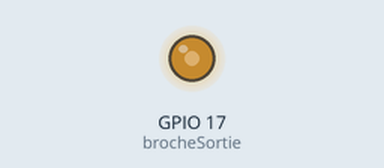
This sketch was run on a simulated ESP32. Parts: output pins drawn as LEDs (lit = HIGH).

Above: at 0.05 s.
At 15.95 s:
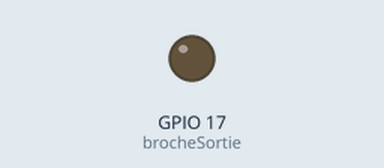
Timing chart, 0 to 20.7 s (numbered marks = the images above):
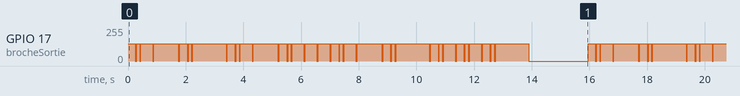

Measured:
- by itself, GPIO 17 (brocheSortie): moves between 0/255 and 128/255, repeating every 16.0 s

The sketch:

PWM_Melody.ino
```cpp
/*
   L'ESP32 joue une mélodie sur sa broche 17
   on utilise un signal PWM dont on varie la fréquence.
*/

const int brocheSortie = 17;
// fréquence associée à chaque note
// do, do#, ré, ré#, mi, fa, fa#, sol, sol#, la, la#, si
const float note[12] = {65.41, 69.30, 73.42, 77.78, 82.41, 87.31, 92.50, 98.00, 103.83, 110.00, 116.54, 123.47 };

const int nombreDeNotes = 32;
const int tempo = 150; // plus c'est petit, plus c'est rapide

const int melodie[][3] = { {4, 2, 2}, {5, 2, 1}, {7, 2, 3}, {0, 3, 6},
{2, 2, 2}, {4, 2, 1},{5, 2, 8},
{7, 2, 2},  {9, 2, 1},  {11, 2, 3},  {5, 3, 6},
{9, 2, 2}, {11, 2, 1}, {0, 3, 3}, {2, 3, 3}, {4, 3, 3},
{4, 2, 2}, {5, 2, 1}, {7, 2, 3}, {0, 3, 6},
{2, 3, 2}, {4, 3, 1},{5, 3, 8},
{7, 2, 2}, {7, 2, 1}, {4, 3, 3}, {2, 3, 2},
{7, 2, 1}, {5, 3, 3}, {4, 3, 2}, {2, 3, 1},{0, 3, 8}
};

//mario does not seem to work yet !
const int mario[][3] = {
  {9, 4, 4}, {9, 4, 4}, {0, 4, 4}, {9, 4, 4}, {0, 4, 4}, {7, 4, 4}, {9, 4, 4},
  {0, 4, 2}, {0, 4, 2}, {0, 4, 2}, {0, 4, 2},
  {9, 3, 4}, {0, 4, 4}, {12, 4, 4}, {14, 4, 4}, {0, 4, 4}, {11, 4, 4}, {12, 4, 4},
  {0, 4, 2}, {0, 4, 2}, {0, 4, 2}, {0, 4, 2},
  {9, 3, 4}, {0, 4, 4}, {12, 4, 4}, {14, 4, 4}, {0, 4, 4}, {11, 4, 4}, {12, 4, 4},
  {0, 4, 2}, {0, 4, 2}, {0, 4, 2}, {0, 4, 2}
};


void setup() {
  ledcAttachPin(brocheSortie, 0); //broche 17 associée au canal PWM 0
}

void loop() {

  int frequence;

  for ( int i = 0; i < nombreDeNotes ; i++ ) {
    frequence = round(note[melodie[i][0]] * 2.0 * (melodie[i][1] - 1));
    ledcSetup(0, frequence, 12);
    ledcWrite(0, 2048);  // rapport cyclique 50%
    delay(tempo * melodie[i][2] - 50);
    ledcWrite(0, 0); // rapport cyclique 0% (silence, pour séparer les notes adjacentes)
    delay(50);
  }

delay(2000);

}
```
